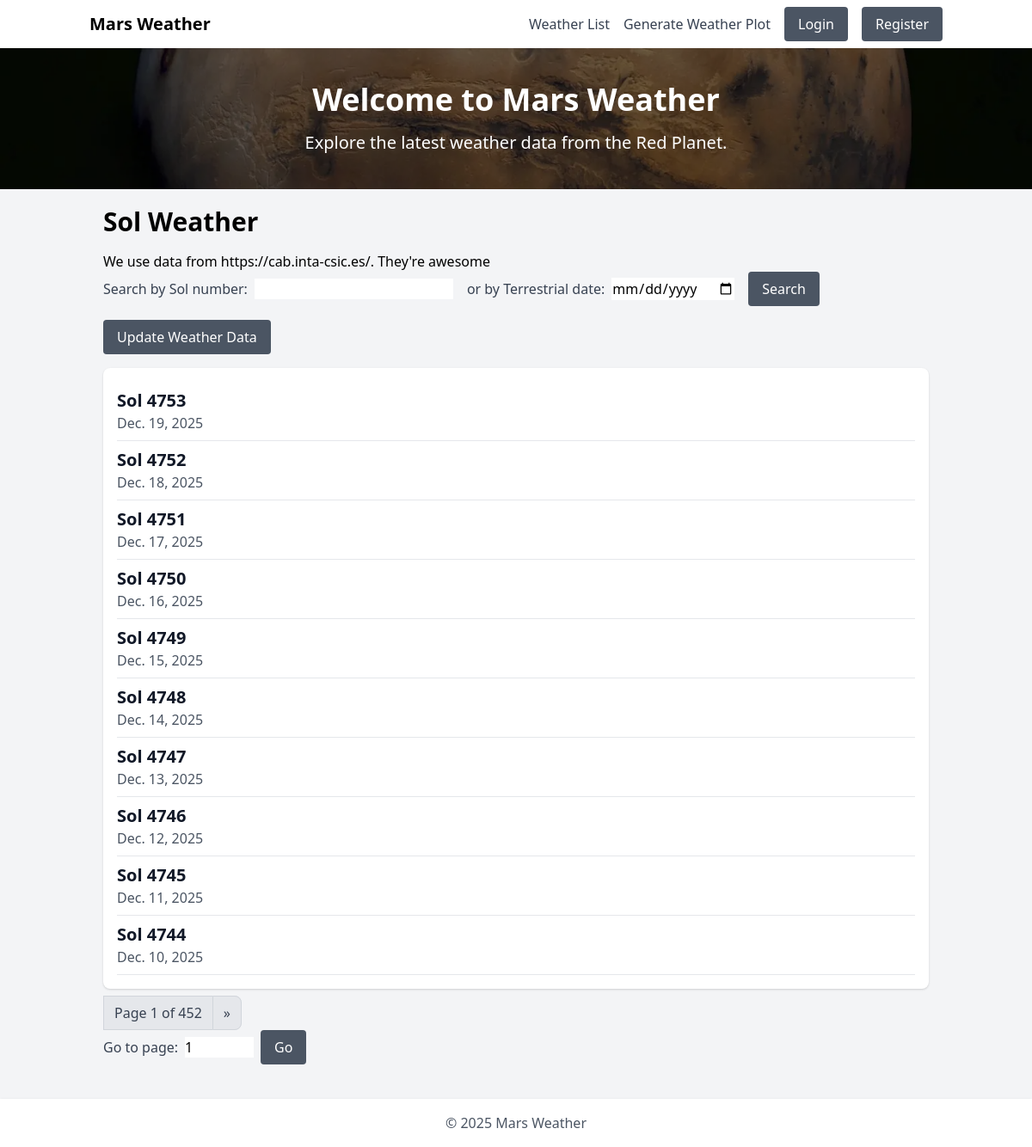
Page /list on the committed database.
### weather/models.py (models this page shows, shortened)
class Weather(models.Model):
    orig_id = models.IntegerField()
    terrestrial_date = models.DateField()
    sol = models.IntegerField(unique=True)
    ls = models.IntegerField(null=True)
    season = models.CharField(max_length=20, null=True)
    min_temp = models.IntegerField(null=True)
    max_temp = models.IntegerField(null=True)
    pressure = models.IntegerField(null=True)
    pressure_string = models.CharField(max_length=100, null=True)
    abs_humidity = models.CharField(max_length=100, null=True)
    wind_speed = models.CharField(max_length=20, null=True)
    wind_direction = models.CharField(max_length=100, null=True)
    atmo_opacity = models.CharField(max_length=20, null=True)
    sunrise = models.CharField(max_length=6)
    sunset = models.CharField(max_length=6)
    local_uv_irradiance_index = models.CharField(max_length=20, null=True)
    min_gts_temp = models.IntegerField(null=True)
    max_gts_temp = models.IntegerField(null=True)
    source = models.CharField(max_length=100, default='inta-csic')
    def get_absolute_url(self):
        return reverse("weather:weather_detail", args=[self.sol])
    class Meta:
        ordering = ('-sol',)

### weather/views.py (the view)
# urls.py: path('list', views.weather_list, name='weather_list'),
def weather_list(request):
    sol_query = request.GET.get('sol')
    date_query = request.GET.get('terrestrial_date')
    if sol_query:
        soles = Weather.objects.filter(sol=sol_query)
    elif date_query:
        soles = Weather.objects.filter(terrestrial_date=date_query)
    else:
        soles = Weather.objects.all()
    paginator = Paginator(soles, 10)  # Show 10 sols per page
    page_number = request.GET.get('page')
    try:
        page_obj = paginator.page(page_number)
    except PageNotAnInteger:
        page_obj = paginator.page(1)
    except EmptyPage:
        page_obj = paginator.page(paginator.num_pages)
    return render(request, 'weather/weather_list.html', {'soles': soles, 'page_obj': page_obj})

### weather/templates/weather/weather_list.html (shortened to what this page needs)
{% extends 'base.html' %}
{% block content %}
<div class="container mx-auto mt-5">
    <h1 class="text-3xl font-bold mb-4">Sol Weather</h1>
    <p>We use data from <a href="https://cab.inta-csic.es/" class="text-orange-600">https://cab.inta-csic.es/</a>. They're awesome</p>
    <form method="get" action="" class="flex items-center mb-4 space-x-4">
        <div class="flex items-center space-x-2">
            <label for="sol_search" class="text-gray-700">Search by Sol number:</label>
            <input type="number" id="sol_search" name="sol" class="form-input" value="{{ request.GET.sol }}">
        </div>
        <div class="flex items-center space-x-2">
            <label for="date_search" class="text-gray-700">or by Terrestrial date:</label>
            <input type="date" id="date_search" name="terrestrial_date" class="form-input" value="{{ request.GET.terrestrial_date }}">
        </div>
        <button type="submit" class="bg-gray-600 text-white px-4 py-2 rounded">Search</button>
    </form>
    <form method="post" action="{% url 'weather:update_weather_data' %}" class="mb-4">
        <button type="submit" class="bg-gray-600 text-white px-4 py-2 rounded">Update Weather Data</button>
    </form>
    {% if page_obj %}
        <div class="bg-white shadow rounded-lg p-4">
            {% for sol in page_obj %}
                <a href="{{ sol.get_absolute_url }}" class="block border-b border-gray-200 py-2 hover:bg-gray-100">
                    <h5 class="text-xl font-bold text-gray-900">Sol {{ sol.sol }}</h5>
                    <p class="text-gray-600">{{ sol.terrestrial_date }}</p>
                </a>
            {% endfor %}
        </div>
    {% else %}
        <p>No results found for the given Sol number or Terrestrial date.</p>
        {% if request.GET.sol or request.GET.terrestrial_date %}
            <a href="{% url 'weather:weather_list' %}" class="text-orange-600 mt-3 inline-block">Back to full list</a>
        {% endif %}
    {% endif %}
    {% include 'pagination.html' with page=page_obj %}
</div>
{% endblock content %}

### core/templates/base.html (shortened to what this page needs)
{% load static %}
<!DOCTYPE html>
<html lang="en">
<head>
    <link href="https://cdn.jsdelivr.net/npm/tailwindcss@2.2.19/dist/tailwind.min.css" rel="stylesheet">
</head>
<body class="bg-gray-100 flex flex-col min-h-screen">
    <nav class="bg-white shadow">
        <div class="container mx-auto px-4 py-2 flex justify-between items-center">
            <a class="text-xl font-bold text-orange-600" href="{% url 'core:index' %}">Mars Weather</a>
            <div class="space-x-4 flex items-center">
                <a class="text-gray-700 hover:text-orange-600" href="{% url 'weather:weather_list' %}">Weather List</a>
                <a class="text-gray-700 hover:text-orange-600" href="{% url 'weather:generate_weather_plot' %}">Generate Weather Plot</a>
                {% if user.is_authenticated %}
                    <span data-testid="nav-greeting" class="text-gray-700">Hello, {{ user.username }}</span>
                    <form method="post" action="{% url 'core:logout' %}" class="inline">
                        {% csrf_token %}
                        <button type="submit" class="bg-gray-600 text-white px-4 py-2 rounded">Logout</button>
                    </form>
                {% else %}
                    <a class="bg-gray-600 text-white px-4 py-2 rounded" data-testid="nav-login" href="{% url 'core:login' %}">Login</a>
                    <a class="bg-gray-600 text-white px-4 py-2 rounded" href="{% url 'core:register' %}">Register</a>
                {% endif %}
            </div>
        </div>
    </nav>
    <div class="hero bg-cover bg-center text-white py-10 relative" style="background-image: url('{{ MEDIA_URL }}static/mars.webp');">
        <div class="absolute inset-0 bg-black opacity-50"></div>
        <div class="container mx-auto px-4 sm:px-6 lg:px-8 text-center relative z-10">
            <h1 data-testid="hero-header" class="text-4xl font-bold" onclick="console.log('Hello')">Welcome to Mars Weather</h1>
            <p data-testid="hero-subheader" class="text-xl mt-4">Explore the latest weather data from the Red Planet.</p>
        </div>
    </div>
    <div class="container mx-auto px-4 sm:px-6 lg:px-8 flex-grow">
        {% block content %}
        {% endblock content %}
    </div>
    <footer class="bg-white shadow mt-10 py-4">
        <div class="container mx-auto text-center text-gray-600">
            <span>© 2025 Mars Weather</span>
        </div>
    </footer>
</body>
</html>

### core/templates/pagination.html (shortened to what this page needs)
<div class="pagination mt-4">
    <nav aria-label="Page navigation">
        <ul class="inline-flex items-center -space-x-px">
            <li>
                <span class="py-2 px-3 leading-tight text-gray-700 bg-gray-200 border border-gray-300">Page {{ page.number }} of {{ page.paginator.num_pages }}</span>
            </li>
            {% if page.has_next %}
                <li>
                    <a class="py-2 px-3 leading-tight text-gray-700 bg-gray-200 border border-gray-300 rounded-r-lg hover:bg-gray-300 hover:text-gray-900" href="?page={{ page.next_page_number }}" aria-label="Next">
                        <span aria-hidden="true">&raquo;</span>
                    </a>
                </li>
            {% endif %}
        </ul>
    </nav>
    <form method="get" action="" class="mt-2 flex items-center space-x-2">
        <label for="page_input" class="text-gray-700">Go to page:</label>
        <input type="number" id="page_input" name="page" class="form-input w-20" min="1" max="{{ page.paginator.num_pages }}" value="{{ page.number }}">
        <button type="submit" class="bg-gray-600 text-white px-4 py-2 rounded">Go</button>
    </form>
</div>

### rows in the picture
Weather: sol "4753", terrestrial_date "Dec. 19, 2025"
Weather: sol "4752", terrestrial_date "Dec. 18, 2025"
Weather: sol "4751", terrestrial_date "Dec. 17, 2025"
Weather: sol "4750", terrestrial_date "Dec. 16, 2025"
Weather: sol "4749", terrestrial_date "Dec. 15, 2025"
Weather: sol "4748", terrestrial_date "Dec. 14, 2025"
Weather: sol "4747", terrestrial_date "Dec. 13, 2025"
Weather: sol "4746", terrestrial_date "Dec. 12, 2025"
Weather: sol "4745", terrestrial_date "Dec. 11, 2025"
Weather: sol "4744", terrestrial_date "Dec. 10, 2025"

### other values in the picture
{{ page.number }} "1"
{{ page.paginator.num_pages }} "452"
